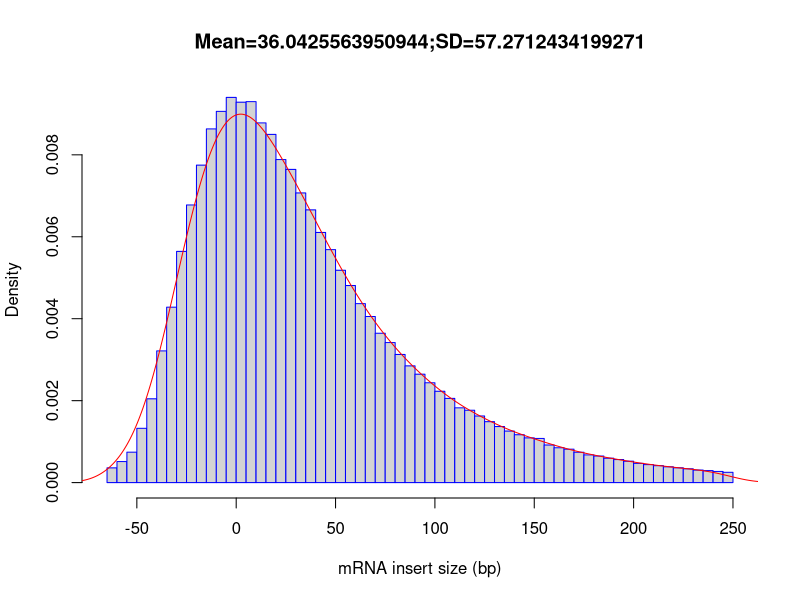

The R script that drew this image:
out_file = 'results/08_rseqc/SRR1039522'
pdf('results/08_rseqc/SRR1039522.inner_distance_plot.pdf')
fragsize=rep(c(-247.5,-242.5,-237.5,-232.5,-227.5,-222.5,-217.5,-212.5,-207.5,-202.5,-197.5,-192.5,-187.5,-182.5,-177.5,-172.5,-167.5,-162.5,-157.5,-152.5,-147.5,-142.5,-137.5,-132.5,-127.5,-122.5,-117.5,-112.5,-107.5,-102.5,-97.5,-92.5,-87.5,-82.5,-77.5,-72.5,-67.5,-62.5,-57.5,-52.5,-47.5,-42.5,-37.5,-32.5,-27.5,-22.5,-17.5,-12.5,-7.5,-2.5,2.5,7.5,12.5,17.5,22.5,27.5,32.5,37.5,42.5,47.5,52.5,57.5,62.5,67.5,72.5,77.5,82.5,87.5,92.5,97.5,102.5,107.5,112.5,117.5,122.5,127.5,132.5,137.5,142.5,147.5,152.5,157.5,162.5,167.5,172.5,177.5,182.5,187.5,192.5,197.5,202.5,207.5,212.5,217.5,222.5,227.5,232.5,237.5,242.5,247.5),times=c(0,0,0,0,0,0,0,0,0,0,0,0,0,0,0,0,0,0,0,0,0,0,0,0,0,0,0,0,0,0,0,0,0,0,0,0,0,1706,2438,3526,6293,9712,15265,20333,26795,32179,36797,40994,43028,44645,44090,44154,41691,40358,37440,36301,33572,31609,28992,27000,24608,22841,20742,19252,17312,16229,14850,13529,12563,11572,10586,9760,8664,8387,7721,7063,6499,5972,5546,5184,5119,4359,4036,3874,3518,3210,3080,2829,2675,2478,2229,2085,1961,1829,1717,1601,1454,1390,1294,1192))
frag_sd = sd(fragsize)
frag_mean = mean(fragsize)
frag_median = median(fragsize)
write(x=c("Name","Mean","Median","sd"), sep="	", file=stdout(),ncolumns=4)
write(c(out_file,frag_mean,frag_median,frag_sd),sep="	", file=stdout(),ncolumns=4)
hist(fragsize,probability=T,breaks=100,xlab="mRNA insert size (bp)",main=paste(c("Mean=",frag_mean,";","SD=",frag_sd),collapse=""),border="blue")
lines(density(fragsize,bw=10),col='red')
dev.off()
